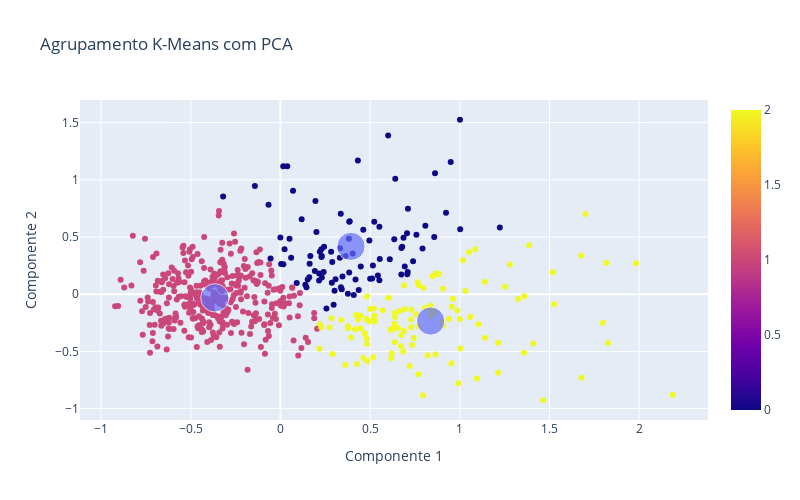

The code cell stored with this chart in its notebook:
### Code cell
# Aplicar a análise de componentes principais (PCA) para reduzir a dimensionalidade
from sklearn.decomposition import PCA
pca = PCA(n_components = 2)
dados_pca = pca.fit_transform(x)

# Imprimir a variância explicada de cada componente principal
print(pca.explained_variance_ratio_)
print(pca.explained_variance_ratio_.sum())

# Aplicar o método Elbow nos dados reduzidos do PCA
print(elbow(dados_pca))

# Executar o algoritmo K-Means para agrupar os dados em 3 clusters
kmeans = KMeans(n_clusters=3,init="k-means++",random_state=0,max_iter = 500)
kmeans2 = kmeans.fit(dados_pca)

# Obter os centroides dos clusters e as etiquetas de agrupamento
centroides = kmeans2.cluster_centers_
agrupamento = kmeans2.labels_

# Plotar o gráfico de dispersão dos dados reduzidos do PCA com cores representando os clusters
import plotly.express as px
import plotly.graph_objects as go

graf1 = px.scatter(x=dados_pca[:,0], y=dados_pca[:,1], color=agrupamento)
graf2 = px.scatter(x=centroides[:,0], y=centroides[:,1], size = [15,15,15]) #size é o numero de cluster
graf3 = go.Figure(data = graf1.data + graf2.data)
graf3.update_layout(width=800,height=500,title_text='Agrupamento K-Means com PCA')
graf3.update_xaxes(title = 'Componente 1')
graf3.update_yaxes(title = 'Componente 2')

graf3.show()

### Figure 1 — Plotly figure (JSON) as saved in the notebook; plotly's stock layout.template omitted (floating-point values rounded to 4 significant figures; data arrays with more than 128 entries replaced by an {"elided": "..."} marker saying what was removed)
{"data": [{"hovertemplate": "x=%{x}<br>y=%{y}<br>color=%{marker.color}<extra></extra>", "legendgroup": "", "marker": {"color": {"elided": "569 int values"}, "coloraxis": "coloraxis", "symbol": "circle"}, "mode": "markers", "name": "", "orientation": "v", "showlegend": false, "type": "scatter", "x": {"elided": "569 float values"}, "xaxis": "x", "y": {"elided": "569 float values"}, "yaxis": "y"}, {"hovertemplate": "x=%{x}<br>y=%{y}<br>size=%{marker.size}<extra></extra>", "legendgroup": "", "marker": {"color": "#636efa", "size": [15, 15, 15], "sizemode": "area", "sizeref": 0.0375, "symbol": "circle"}, "mode": "markers", "name": "", "orientation": "v", "showlegend": false, "type": "scatter", "x": [0.3931, -0.3659, 0.8373], "xaxis": "x", "y": [0.4182, -0.03176, -0.2346], "yaxis": "y"}], "layout": {"height": 500, "title": {"text": "Agrupamento K-Means com PCA"}, "width": 800, "xaxis": {"title": {"text": "Componente 1"}}, "yaxis": {"title": {"text": "Componente 2"}}}}
